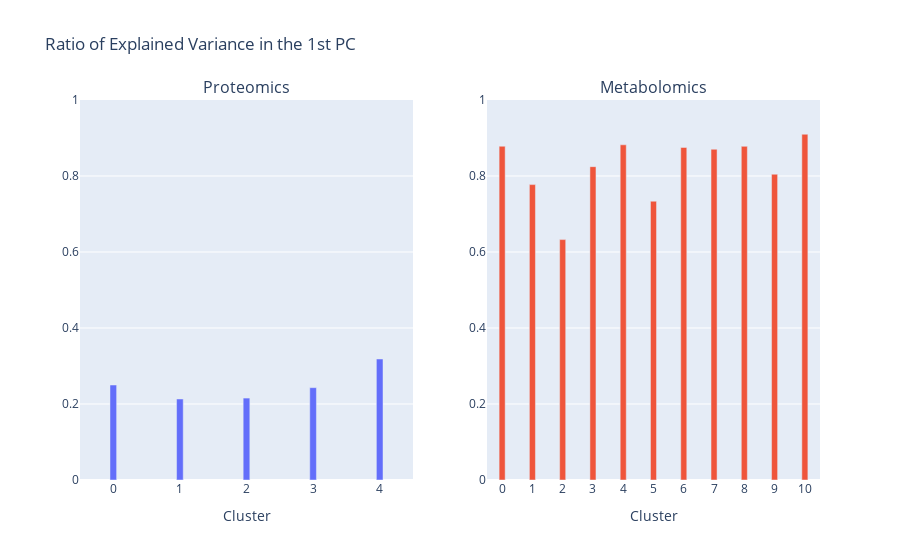

The cell this chart's notebook holds for it:
### Markdown cell above
Module Eigenvector

### Code cell
from sklearn.decomposition import PCA

qqcomPCA = [PCA(n_components=1).fit(xq[com]) for com in qqcom]
mmcomPCA = [PCA(n_components=1).fit(xm[com]) for com in mmcom]

fig = make_subplots(rows=1, cols=2, subplot_titles=['Proteomics', 'Metabolomics'])
fig.add_trace(go.Bar(
    x=[str(i) for i in range(len(qqcom))],
    y=[qqcomPCA[i].explained_variance_ratio_[0] for i in range(len(qqcom))], 
    width=0.1, showlegend=False
), row=1, col=1)

fig.add_trace(go.Bar(
    x=[str(i) for i in range(len(mmcom))],
    y=[mmcomPCA[i].explained_variance_ratio_[0] for i in range(len(mmcom))], 
    width=0.2, showlegend=False
), row=1, col=2)

fig.update_yaxes(range=(0,1))
fig.update_xaxes(title='Cluster')
fig.update_layout(title='Ratio of Explained Variance in the 1st PC')

### Figure 1 — Plotly figure (JSON) as saved in the notebook; plotly's stock layout.template omitted (floating-point values rounded to 4 significant figures)
{"data": [{"showlegend": false, "type": "bar", "width": 0.1, "x": ["0", "1", "2", "3", "4"], "xaxis": "x", "y": [0.25, 0.2132, 0.2156, 0.243, 0.3185], "yaxis": "y"}, {"showlegend": false, "type": "bar", "width": 0.2, "x": ["0", "1", "2", "3", "4", "5", "6", "7", "8", "9", "10"], "xaxis": "x2", "y": [0.8784, 0.7774, 0.6327, 0.8245, 0.8821, 0.7337, 0.8752, 0.8704, 0.8781, 0.8047, 0.9099], "yaxis": "y2"}], "layout": {"annotations": [{"font": {"size": 16}, "showarrow": false, "text": "Proteomics", "x": 0.225, "xanchor": "center", "xref": "paper", "y": 1, "yanchor": "bottom", "yref": "paper"}, {"font": {"size": 16}, "showarrow": false, "text": "Metabolomics", "x": 0.775, "xanchor": "center", "xref": "paper", "y": 1, "yanchor": "bottom", "yref": "paper"}], "title": {"text": "Ratio of Explained Variance in the 1st PC"}, "xaxis": {"anchor": "y", "domain": [0, 0.45], "title": {"text": "Cluster"}}, "xaxis2": {"anchor": "y2", "domain": [0.55, 1], "title": {"text": "Cluster"}}, "yaxis": {"anchor": "x", "domain": [0, 1], "range": [0, 1]}, "yaxis2": {"anchor": "x2", "domain": [0, 1], "range": [0, 1]}}}
